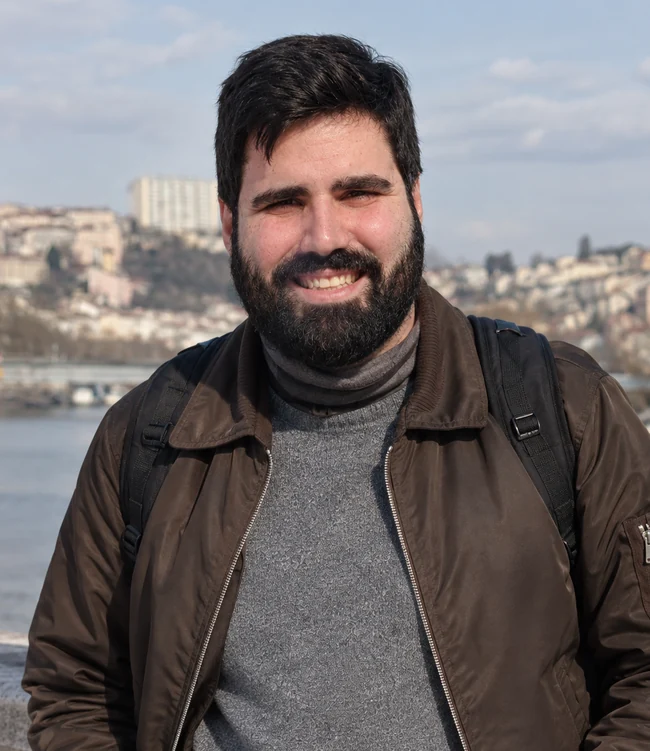
#> input picture assets/lucas-vasques-retrato.webp, 650 x 751 px
$ python gerar_imagens.py
#> lines starting #> are read from the running program, lines starting #| are printed output that depends on the picture
#> (the call stopped at in icone_celular, `pagina = fitz.open(ASSETS / "favicon.svg")[0]`: fitz is not available in this run)
"""Gera as imagens fixas do site: o ícone para celulares e o cartão de compartilhamento.

Rode só quando mudar a foto, o favicon ou o texto do cartão:
    python _fonte/gerar_imagens.py
O cartão usa a Source Serif 4 se a variável FONTE_CARTAO apontar para o arquivo .ttf variável
(google/fonts, ofl/sourceserif4); sem ela, usa a Georgia do Windows.
"""
import os
from pathlib import Path

import fitz
from PIL import Image, ImageDraw, ImageFont

RAIZ = Path(__file__).resolve().parent.parent
ASSETS = RAIZ / "assets"
GEORGIA = "C:/Windows/Fonts/georgia.ttf"
TINTA, SUAVE, DESTAQUE = (27, 29, 26), (91, 96, 88), (31, 78, 90)


def fonte(tamanho, peso=400, tamanho_otico=None):
    caminho = os.environ.get("FONTE_CARTAO")
    if not caminho:
        return ImageFont.truetype(GEORGIA, tamanho)
    serifa = ImageFont.truetype(caminho, tamanho)
    eixos = {eixo["name"]: eixo for eixo in serifa.get_variation_axes()}
    valores = {b"Weight": peso, b"Optical Size": tamanho_otico or min(60, tamanho)}
    serifa.set_variation_by_axes([valores.get(nome, eixo["default"]) for nome, eixo in eixos.items()])
    return serifa


def icone_celular():
    pagina = fitz.open(ASSETS / "favicon.svg")[0]
    escala = 180 / pagina.rect.width
    pagina.get_pixmap(matrix=fitz.Matrix(escala, escala), alpha=False).save(ASSETS / "apple-touch-icon.png")


def cartao():
    largura, altura = 1200, 630
    cartao = Image.new("RGB", (largura, altura), (253, 253, 251))
    foto = Image.open(ASSETS / "lucas-vasques-retrato.webp").convert("RGB")
#> foto is the input picture: PIL image 650x751 RGB; mean R, G, B 115.1, 109.2, 109.8
    foto = foto.resize((round(foto.width * altura / foto.height), altura), Image.LANCZOS)
#> foto: PIL image 545x630 RGB
    cartao.paste(foto, (0, 0))
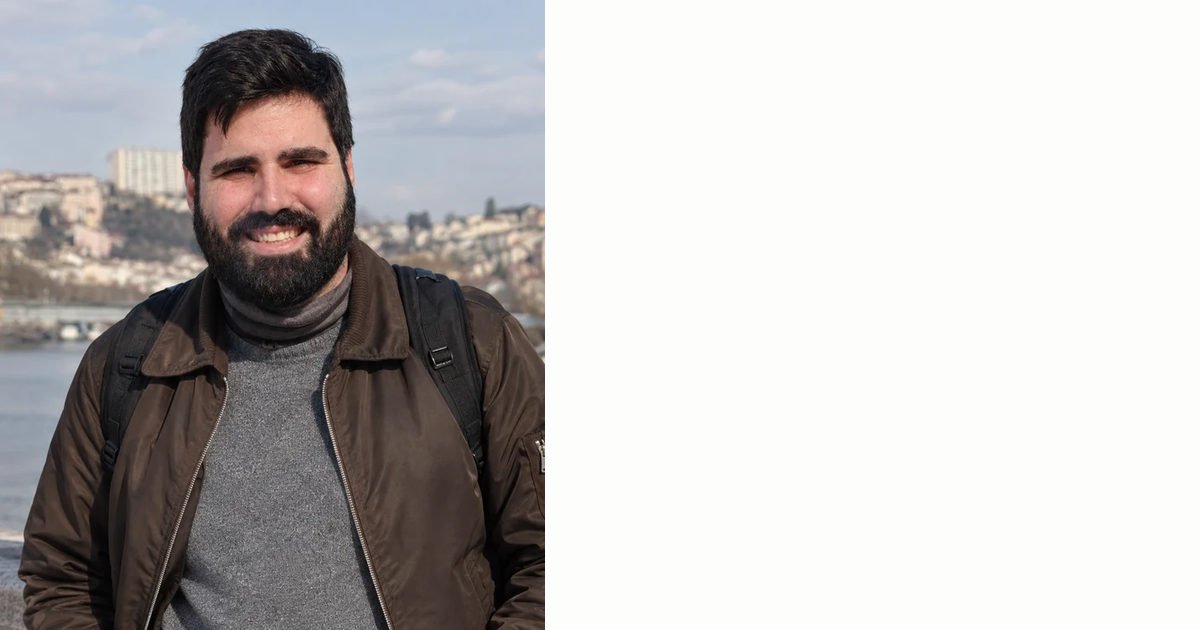
#> cartao: PIL image 1200x630 RGB; mean R, G, B 190.4, 187.7, 186.9
    desenho = ImageDraw.Draw(cartao)
    x = foto.width + 70
#> x = 615
    desenho.rectangle([x, 214, x + 48, 217], fill=DESTAQUE)
    desenho.text((x, 238), "Lucas Flôres", font=fonte(68, 600), fill=TINTA)
    desenho.text((x, 316), "Vasques", font=fonte(68, 600), fill=TINTA)
    desenho.text((x, 418), "Sociologist, UNESP", font=fonte(32, 400, 20), fill=SUAVE)
    desenho.text((x, 540), "lucasfloresvasques.github.io", font=fonte(26, 400, 16), fill=DESTAQUE)
    cartao.save(ASSETS / "cartao-compartilhamento.jpg", quality=86, optimize=True, progressive=True)
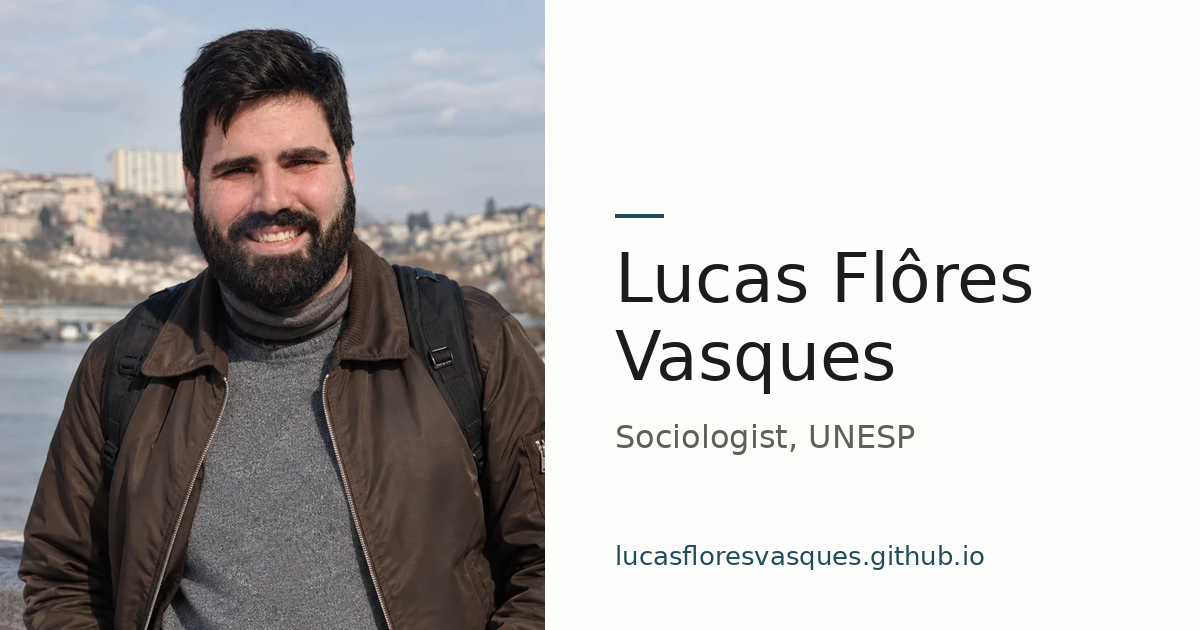
#> saved as cartao-compartilhamento.jpg: PIL image 1200x630 RGB; mean R, G, B 186.4, 183.9, 183


if __name__ == "__main__":
    icone_celular()
    cartao()
    print("Imagens geradas em assets/.")

$ run again, with assets/chuva-de-petalas-expoflora-2023-1258.webp copied over assets/lucas-vasques-retrato.webp
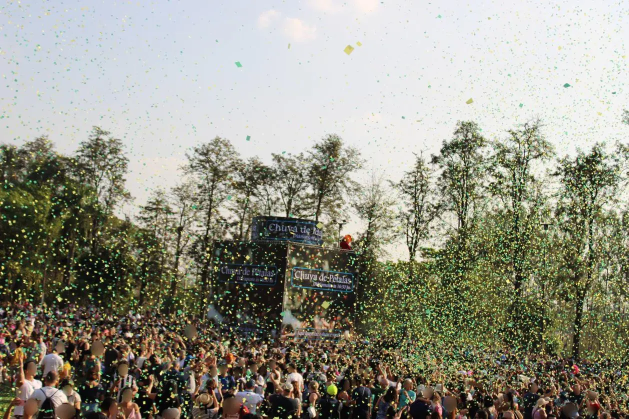
#> input picture assets/chuva-de-petalas-expoflora-2023-1258.webp, 1258 x 838 px (shown at 1/2 size)
#> in cartao, foto is the input picture: PIL image 1258x838 RGB; mean R, G, B 146.9, 146.3, 132.3
#> in cartao, `foto = foto.resize((round(foto.width * altura / foto.height), altura),..`:
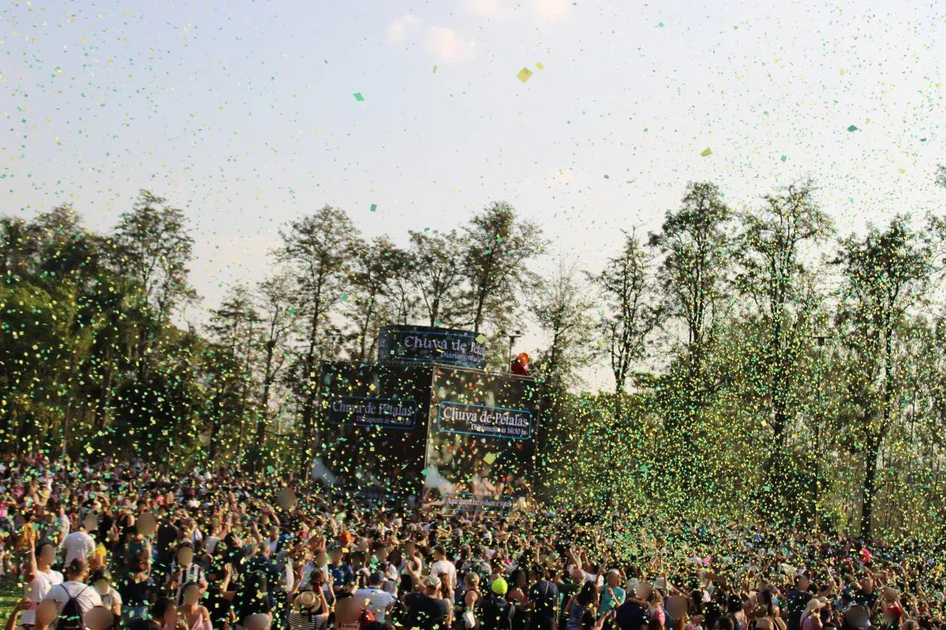
#> foto: PIL image 946x630 RGB; mean R, G, B 146.9, 146.2, 132.3
#> in cartao, `cartao.save(ASSETS / "cartao-compartilhamento.jpg", quality=86, optimi..`:
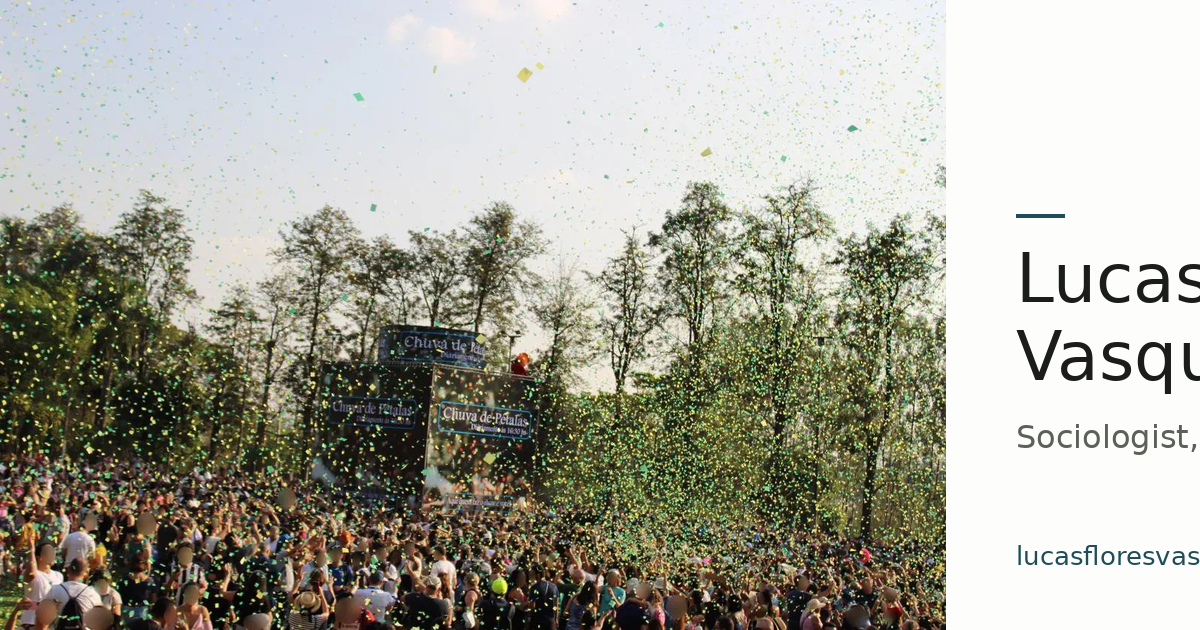
#> saved as cartao-compartilhamento.jpg: PIL image 1200x630 RGB; mean R, G, B 167.2, 166.8, 155.4

$ run again, with assets/marche-aux-fleurs-paris-2025-1500.webp copied over assets/lucas-vasques-retrato.webp
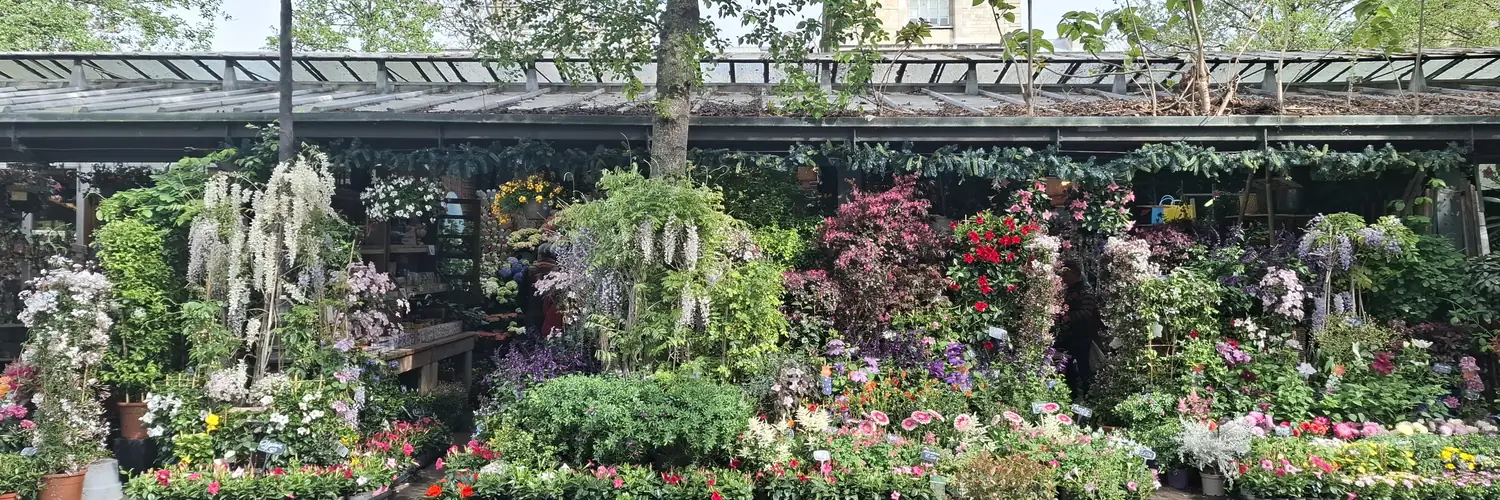
#> input picture assets/marche-aux-fleurs-paris-2025-1500.webp, 1500 x 500 px
#> in cartao, foto is the input picture: PIL image 1500x500 RGB; mean R, G, B 108.6, 114.9, 100.1
#> in cartao, `foto = foto.resize((round(foto.width * altura / foto.height), altura),..`:
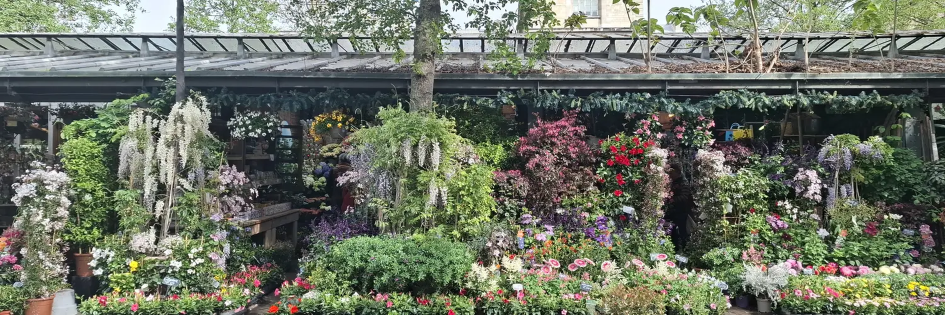
#> foto: PIL image 1890x630 RGB (shown at 1/2 size); mean R, G, B 108.6, 114.9, 100.1
#> in cartao, `cartao.paste(foto, (0, 0))`:
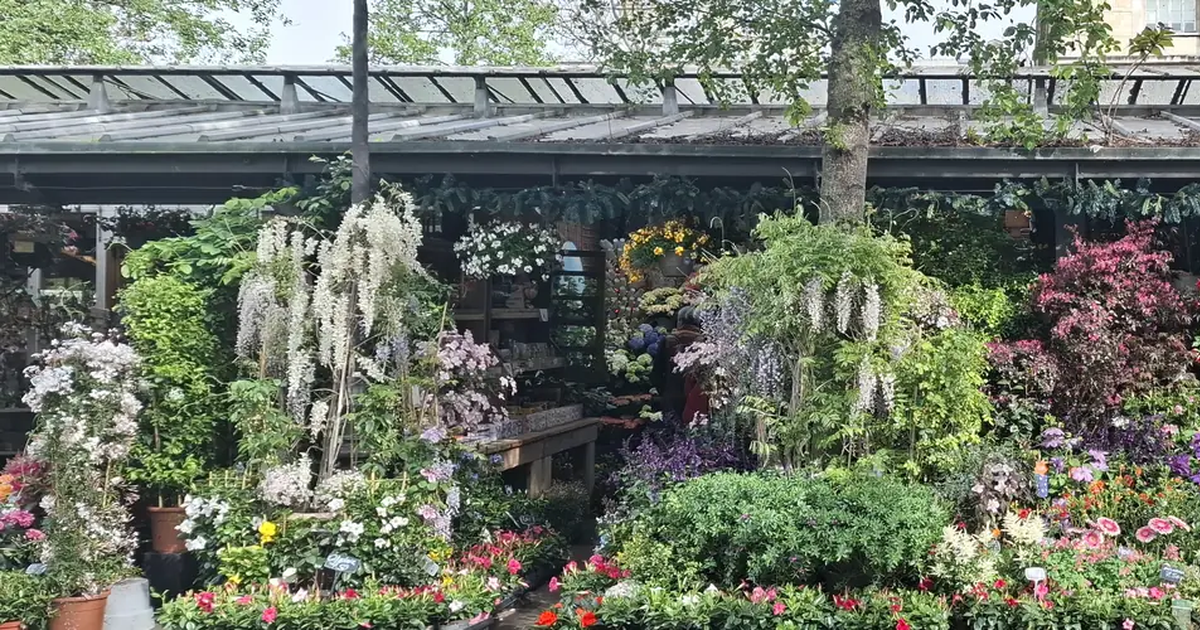
#> cartao: PIL image 1200x630 RGB; mean R, G, B 110.7, 117.8, 103.6
